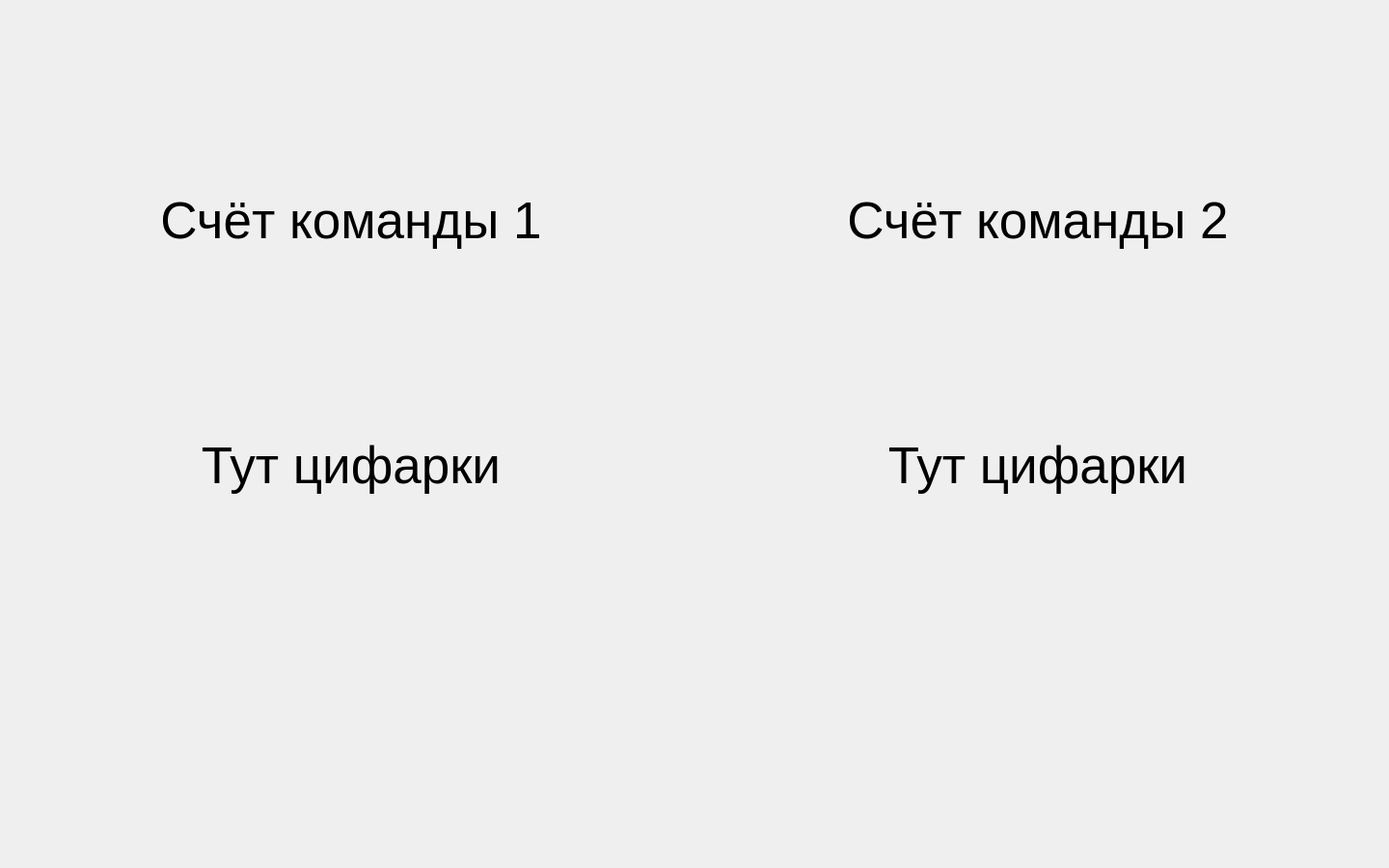
<?xml version="1.0" encoding="UTF-8"?>
<ui version="4.0">
 <class>hostresultat</class>
 <widget class="QWidget" name="hostresultat">
  <property name="geometry">
   <rect>
    <x>0</x>
    <y>0</y>
    <width>1440</width>
    <height>900</height>
   </rect>
  </property>
  <property name="windowTitle">
   <string>Form</string>
  </property>
  <layout class="QGridLayout" name="gridLayout">
   <item row="0" column="0">
    <layout class="QVBoxLayout" name="verticalLayout">
     <item>
      <spacer name="verticalSpacer_2">
       <property name="orientation">
        <enum>Qt::Vertical</enum>
       </property>
       <property name="sizeHint" stdset="0">
        <size>
         <width>20</width>
         <height>40</height>
        </size>
       </property>
      </spacer>
     </item>
     <item>
      <widget class="QLabel" name="label">
       <property name="font">
        <font>
         <pointsize>40</pointsize>
        </font>
       </property>
       <property name="text">
        <string>Счёт команды 1</string>
       </property>
       <property name="alignment">
        <set>Qt::AlignCenter</set>
       </property>
      </widget>
     </item>
     <item>
      <spacer name="verticalSpacer_5">
       <property name="orientation">
        <enum>Qt::Vertical</enum>
       </property>
       <property name="sizeHint" stdset="0">
        <size>
         <width>20</width>
         <height>40</height>
        </size>
       </property>
      </spacer>
     </item>
     <item>
      <widget class="QLabel" name="label_3">
       <property name="font">
        <font>
         <pointsize>40</pointsize>
        </font>
       </property>
       <property name="text">
        <string>Тут цифарки</string>
       </property>
       <property name="alignment">
        <set>Qt::AlignCenter</set>
       </property>
      </widget>
     </item>
     <item>
      <spacer name="verticalSpacer_6">
       <property name="orientation">
        <enum>Qt::Vertical</enum>
       </property>
       <property name="sizeHint" stdset="0">
        <size>
         <width>20</width>
         <height>40</height>
        </size>
       </property>
      </spacer>
     </item>
     <item>
      <spacer name="verticalSpacer">
       <property name="orientation">
        <enum>Qt::Vertical</enum>
       </property>
       <property name="sizeHint" stdset="0">
        <size>
         <width>20</width>
         <height>40</height>
        </size>
       </property>
      </spacer>
     </item>
    </layout>
   </item>
   <item row="0" column="1">
    <layout class="QVBoxLayout" name="verticalLayout_2">
     <item>
      <spacer name="verticalSpacer_4">
       <property name="orientation">
        <enum>Qt::Vertical</enum>
       </property>
       <property name="sizeHint" stdset="0">
        <size>
         <width>20</width>
         <height>40</height>
        </size>
       </property>
      </spacer>
     </item>
     <item>
      <widget class="QLabel" name="label_2">
       <property name="font">
        <font>
         <pointsize>40</pointsize>
        </font>
       </property>
       <property name="text">
        <string>Счёт команды 2</string>
       </property>
       <property name="alignment">
        <set>Qt::AlignCenter</set>
       </property>
      </widget>
     </item>
     <item>
      <spacer name="verticalSpacer_8">
       <property name="orientation">
        <enum>Qt::Vertical</enum>
       </property>
       <property name="sizeHint" stdset="0">
        <size>
         <width>20</width>
         <height>40</height>
        </size>
       </property>
      </spacer>
     </item>
     <item>
      <widget class="QLabel" name="label_4">
       <property name="font">
        <font>
         <pointsize>40</pointsize>
        </font>
       </property>
       <property name="text">
        <string>Тут цифарки</string>
       </property>
       <property name="alignment">
        <set>Qt::AlignCenter</set>
       </property>
      </widget>
     </item>
     <item>
      <spacer name="verticalSpacer_7">
       <property name="orientation">
        <enum>Qt::Vertical</enum>
       </property>
       <property name="sizeHint" stdset="0">
        <size>
         <width>20</width>
         <height>40</height>
        </size>
       </property>
      </spacer>
     </item>
     <item>
      <spacer name="verticalSpacer_3">
       <property name="orientation">
        <enum>Qt::Vertical</enum>
       </property>
       <property name="sizeHint" stdset="0">
        <size>
         <width>20</width>
         <height>40</height>
        </size>
       </property>
      </spacer>
     </item>
    </layout>
   </item>
  </layout>
 </widget>
 <resources/>
 <connections/>
</ui>
